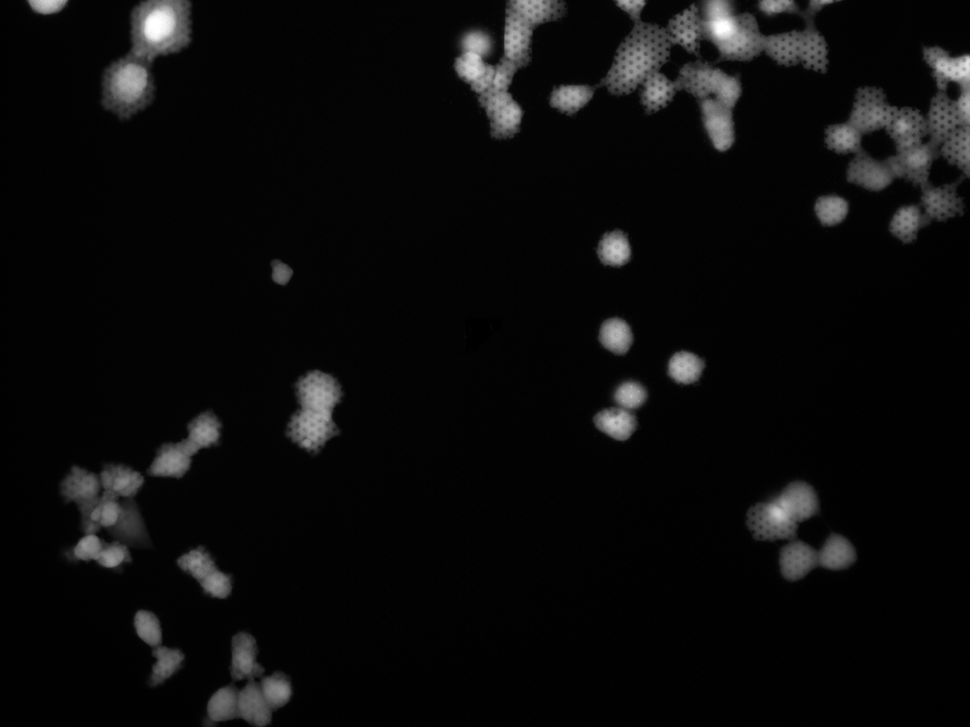
%> input picture fluor.tif, 970 x 727 px, shrunk from 1388 x 1040 before the run
$ octave mile7.m   (GNU Octave 9; MATLAB toolbox functions it lacks are replaced by stand-ins)
%> lines starting %> are read from the running program, lines starting %| are printed output that depends on the picture; in (x1, y1, x2, y2) boxes, pixels count from 0 and x2, y2 are one past the last pixel; in counts of white or black regions, pixels touching at a corner belong together; the program's own positions count from 1
### average_cell_force.m

function [mean_force, CC] = average_cell_force(imageFileName, modRefFileName, forceVectorFileName)
%> called with imageFileName = 'fluor.tif', modRefFileName = 'new_modRef.csv', forceVectorFileName = 'new_forceVector.csv'
%--------------------------------------------------------------------------
% Author: Xie He, UCLA
%
%--------------------------------------------------------------------------
% Description : Compute average cell force
%
% Output:
%       mean_force     :  average forces applied on cells
%       CC.NumObjects  :  number of cells in the image
%       CC.PixelIdxList:  locations of pixels in each cell in linear index.
%--------------------------------------------------------------------------

% Load images
im = double(imread(imageFileName));
im = im(:,:,1);
%> im: size 727x970 double
im = im / max(max(im));
im = double(im > 0.9);
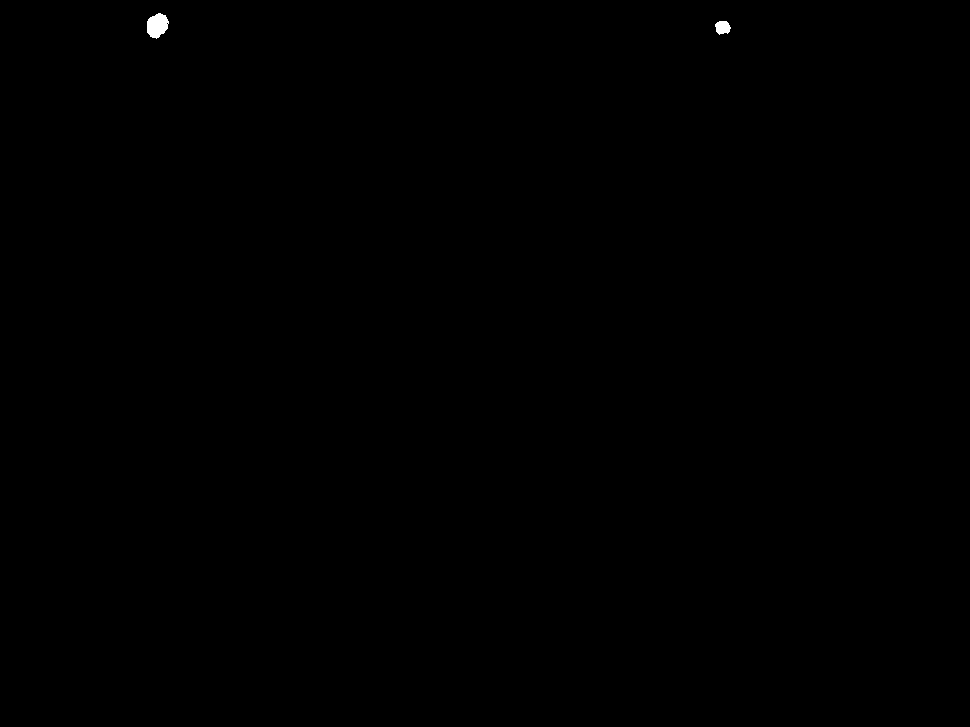
%> im: size 727x970 double; values 0 (black) and 1 (white), 0.08% white; 2 white regions, box (x1, y1, x2, y2) and area: (147, 13, 169, 39) 411, (715, 21, 731, 35) 168
im = im';
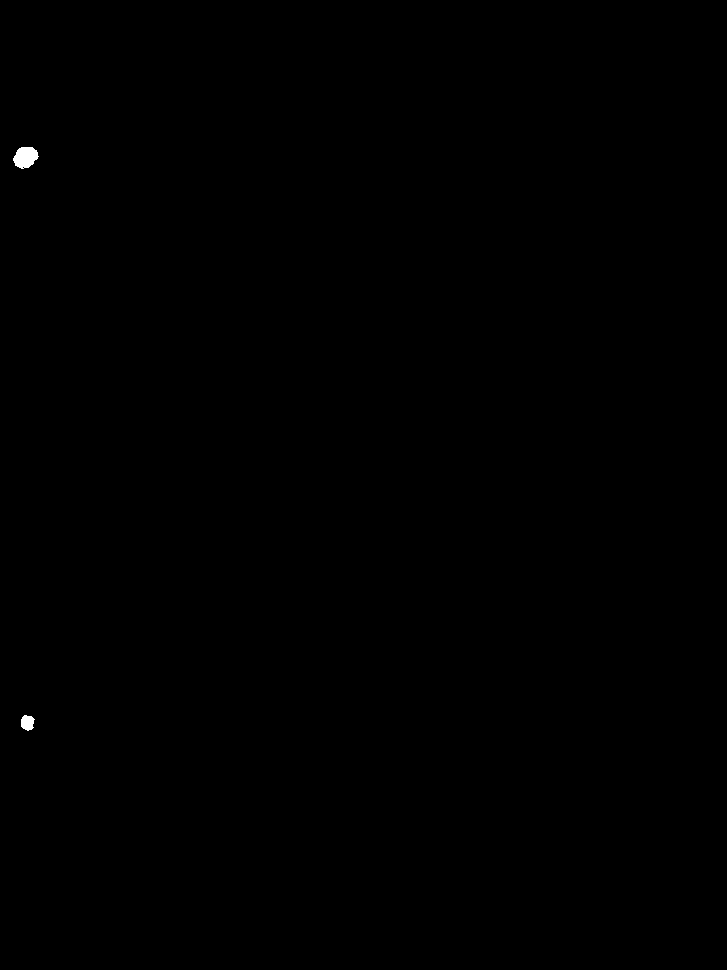
%> im: size 970x727 double; values 0 (black) and 1 (white), 0.08% white; 2 white regions, box (x1, y1, x2, y2) and area: (13, 147, 39, 169) 411, (21, 715, 35, 731) 168

%load data
%> the run ends on the next line
forcevector = importdata(forceVectorFileName);
modRef = importdata(modRefFileName);
%pixel location of the pillars
location = ceil(modRef);
% calculate magnitude of force
F = sqrt(sum(forcevector.^2,2));
clear forcevector modRef
% Find connected components
CC = bwconncomp(im,4);
forceField = sparse(location(:,1),location(:,2), F);
% padding 0 to make forceField the same size as im
forceField= padarray(forceField, size(im) - size(forceField),'post');
% location of the pillars
pillarmap = double(forceField > 0);
% calculate average force for each cell
mean_force = zeros(1,CC.NumObjects);
for i = 1:CC.NumObjects
    cell_mask = zeros(size(im)); % position of each individual cell
    cell_mask(CC.PixelIdxList{i}) = 1;
    mean_force(i) = sum(sum(cell_mask.* forceField))/ nnz(cell_mask.*pillarmap);
end

### mile7.m
% mile 7
clear all;
pkg load all;
graphics_toolkit("gnuplot");


[mean_force, CC] = average_cell_force('fluor.tif', 'new_modRef.csv', 'new_forceVector.csv')
